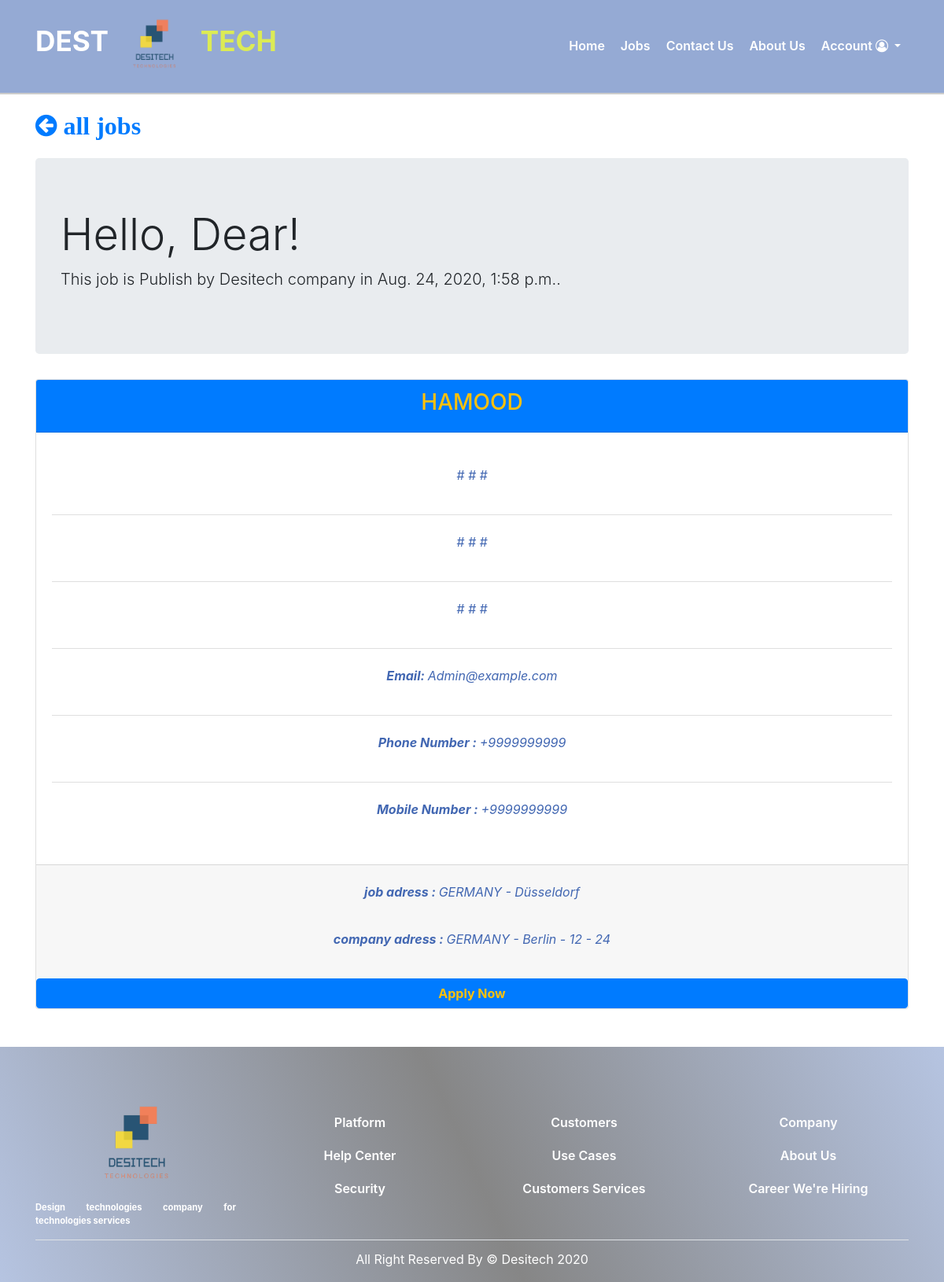
The page /jobs/42/ on the database its author committed.
### jobs/models.py (models this page shows, shortened)
class Job (models.Model):
    publish_By =models.ForeignKey(User , on_delete=models.CASCADE)
    title = models.CharField(max_length=50)
    abstract = models.TextField()
    skills = models.TextField()
    description = models.TextField()
    country = models.ForeignKey(Country, on_delete=models.SET_NULL, null=True)
    city = models.ForeignKey(City, on_delete=models.SET_NULL, null=True)
    date = models.DateTimeField(auto_now_add=True)
    job_manger = models.Manager()

### accounts/models/User.py (models this page shows, shortened)
class User (AbstractBaseUser , PermissionsMixin):
    email = models.EmailField(unique=True , null=False)
    is_staff = models.BooleanField(default=True)
    is_active = models.BooleanField(default=True)
    is_superuser = models.BooleanField(default=False)
    COMPANY = 1
    JOB_SEEKER = 2
    REQUIRED_FIELDS = ['user_type']
    USERNAME_FIELD = 'email'
    _TYPE = ((COMPANY , 'company') , (JOB_SEEKER , 'job_seeker') )
    user_type  = models.PositiveSmallIntegerField (choices=_TYPE  )
    objects = UserManager ()

### accounts/models/CompanyProfile.py (models this page shows)
class Company_profile (models.Model):
    user = models.OneToOneField(settings.AUTH_USER_MODEL, on_delete=models.CASCADE , primary_key=True)
    Name =models.CharField(max_length=50 )
    country = models.ForeignKey(Country, on_delete=models.SET_NULL , null=True)
    city = models.ForeignKey(City, on_delete=models.SET_NULL , null=True)
    street = models.CharField(max_length=128 , null=True)
    building_number = models.IntegerField(null=True)
    zip_code =  models.CharField("ZIP / Postal code", max_length=12, null=True)
    phone_regex = RegexValidator(regex=r'^\+?1?\d{9,15}$',
                    message="Phone number must be entered in the format: '+999999999'. Up to 15 digits allowed.")
    phone_number = models.CharField( validators=[phone_regex] , max_length=17 , null=True)
    mobile_number = models.CharField( validators=[phone_regex] ,max_length=17 , null=True)

### accounts/models/Country.py (models this page shows)
class Country(models.Model):
    name = models.CharField(max_length=30)
    class Meta:
        verbose_name_plural = "Countries"
    def __str__(self):
        return self.name

### accounts/models/City.py (models this page shows)
class City(models.Model):
    country = models.ForeignKey(Country, on_delete=models.CASCADE)
    name = models.CharField(max_length=30)
    class Meta:
        verbose_name_plural = "Cities"
    def __str__(self):
        return self.name

### jobs/views/JobDetailView.py (the view)
# urls.py: path('<int:pk>/', JobDetailView.JobDetailView.as_view(),name='job-detail'),
class JobDetailView(DetailView):
    model = Job
    template_name = 'job_detail.html'
    context_object_name = 'job'

### jobs/templates/job_detail.html (shortened to what this page needs)
{% extends 'shared/_base.html' %}
{% load static %}
{% block content%}
    <div class="container">
        <a href="{% url 'jobs:all-jobs-list' %}" class='fa fa-arrow-circle-left fa-2x animate__animated animate__fadeInDownBig mt-4'><strong> all jobs </strong></a>
        <div  class="jumbotron mt-4 animate__animated animate__fadeInLeft">
            <h1 class="display-4 ">Hello, Dear!</h1>
            <p class="lead">This job is Publish by {{job.publish_By.company_profile.Name}} company in {{job.date}}.</p>
        </div>
        {% include "cards/jobDetailCard.html" %}
{% endblock %}

### jobs/templates/cards/jobDetailCard.html (shortened to what this page needs)
<div class="card text-center mb-4 animate__animated animate__fadeIn">
    <div class="card-header bg-primary text-warning">
      <h3>{{ job.title }}</h3>
    </div>
    <div class="card-body text-dark">
        <ul class="list-group list-group-flush">
            <li class="list-group-item"><p>{{ job.abstract }}</p></li>
            <li class="list-group-item"><p>{{ job.skills }}</p></li>
             <li class="list-group-item"><p>{{ job.description }}</p></li>
            <li class="list-group-item"><p><strong>Email: </strong>{{job.publish_By}}</p></li>
            <li class="list-group-item"><p><strong>Phone Number : </strong> {{job.publish_By.company_profile.phone_number}}</p></li>
            <li class="list-group-item"><p><strong>Mobile Number : </strong> {{job.publish_By.company_profile.mobile_number}}</p></li>
        </ul>
    </div>
    <div class="card-footer text-muted">
        <p><strong>job adress :  </strong>{{ job.country }} - {{ job.city }}</p>
        <p><strong> company adress : </strong>{{ job.publish_By.company_profile.country }} - {{ job.publish_By.company_profile.city }} - {{ job.publish_By.company_profile.street }} - {{ job.publish_By.company_profile.building_number }}</p>
   </div>
        <a href="#" class="btn btn-primary text-warning"><strong>Apply Now</strong></a>
    </div>
    </div>

### static/css/style.css (style rules this page uses)
* { margin: 0; padding: 0; box-sizing: border-box; }
body { height: 1000px; }
.card { border: 2px solid #4267b2; }
.card p { color: #4267b2; text-align: center; font-size: 1rem; font-style: italic; padding: 10px 0; }

### rows shown on the page
Job: publish_By.company_profile.Name "Desitech", date "Aug. 24, 2020, 1:58 p.m.", title "HAMOOD", abstract "# # #", skills "# # #", description "# # #", publish_By "Admin@example.com", publish_By.company_profile.phone_number "+9999999999", publish_By.company_profile.mobile_number "+9999999999", country "GERMANY", city "Düsseldorf", publish_By.company_profile.country "GERMANY", publish_By.company_profile.city "Berlin", publish_By.company_profile.street "12", publish_By.company_profile.building_number "24"
